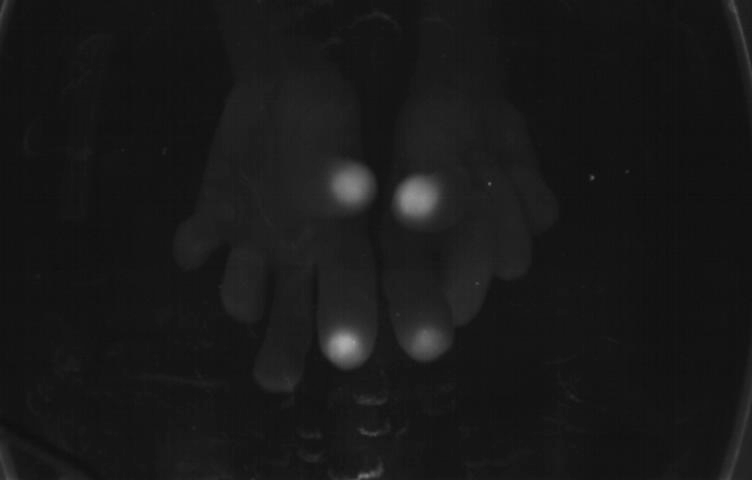
#> input picture TP4/fingers.png, 752 x 480 px
$ python script.py   (older library calls are emulated)
#> lines starting #> are read from the running program, lines starting #| are printed output that depends on the picture; after the words box and inside, x2 and y2 are one past the last pixel; in counts of white or black regions, pixels touching at a corner belong together
import cv2
import sys
import matplotlib.pyplot as plt
import matplotlib.colors as col
from cv2.cv import Scalar


def lire(nomImage):
    """Retourne l'image en niveaux de gris sur 8 bits nomImage."""
#> called with nomImage = 'fingers.png'
    image = cv2.imread(nomImage, cv2.CV_LOAD_IMAGE_GRAYSCALE)
#> image is the input picture: shape (480, 752); min 14, max 172, mean 24.2
    if image is None:
        sys.exit("Impossible de charger l'image " + nomImage)
    if image.dtype != 'uint8':
        sys.exit("Type incorrect" + image.dtype + " (uint8 attendu)")
    return image


def histo(image, roi=None):
    if roi:
        x1 = roi[0]
        y1 = roi[1]
        x2 = x1 + roi[2]
        y2 = y1 + roi[3]
        img = image[y1:y2, x1:x2]
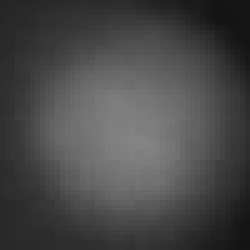
#> img: shape (50, 50) (shown 5 times larger); min 19, max 132, mean 72.1
    else:
        img = image
    return cv2.calcHist([img], [0], None, [256], [0, 256])


def seuiller(image, roi=None, threshold=0.0):
    if roi:
        x1 = roi[0]
        y1 = roi[1]
        x2 = x1 + roi[2]
        y2 = y1 + roi[3]
        img = image[y1:y2, x1:x2]
    else:
        img = image
    if threshold > 0:
        return cv2.threshold(img, threshold, 1, cv2.THRESH_BINARY)
    else:
        return cv2.threshold(img, threshold, 1, cv2.THRESH_OTSU)

def filtrer(image):
    return cv2.medianBlur(image, 5)


def filtrerSeuiller(image):
    return seuiller(cv2.medianBlur(image, 5))[1]

img = lire("fingers.png")
roi = [325, 160, 50, 50]
hist = histo(img, roi)
#> hist = 256 values, max 83 at index 42, min 0 at index 0, mean 9.77
imgFilt = filtrer(img)
imgFiltBin = filtrerSeuiller(img)
#> in filtrerSeuiller, `return seuiller(cv2.medianBlur(image, 5))[1]`:
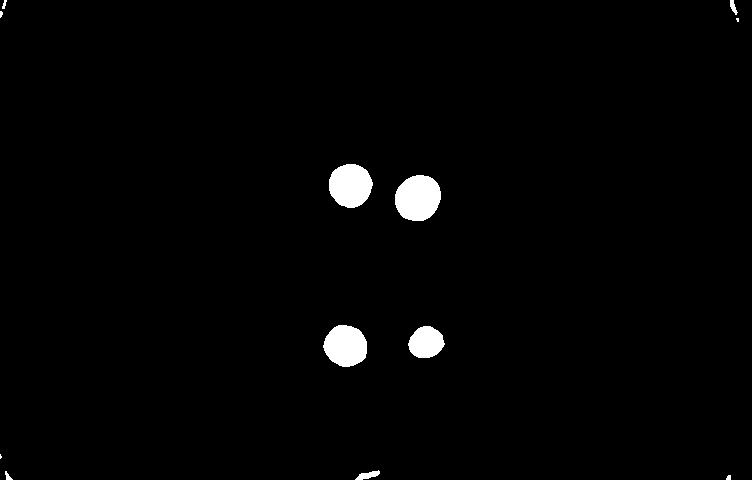
#> returned value: shape (480, 752); values 0 (black) and 1 (white), 1.6% white; 12 white regions (3 under 20 px), largest, box (x1, y1, x2, y2) and area: (395, 175, 441, 221) 1675, (329, 164, 373, 208) 1499, (323, 325, 367, 367) 1426
imgBin = seuiller(img)[1]
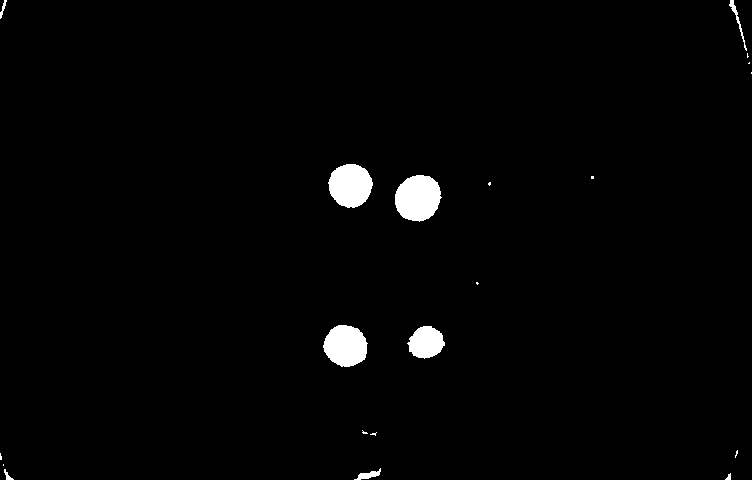
#> imgBin: shape (480, 752); values 0 (black) and 1 (white), 1.7% white; 20 white regions (11 under 20 px), largest, box (x1, y1, x2, y2) and area: (395, 175, 442, 222) 1684, (328, 164, 373, 208) 1502, (323, 325, 368, 367) 1431

plt.subplot(2, 3, 1)
#> (the run stopped early here; a loop or call above may not have finished)

$ run again, with TP4/gateaux1.png copied over TP4/fingers.png
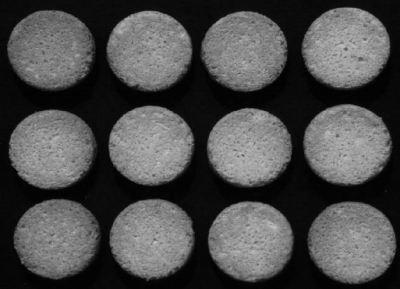
#> input picture TP4/gateaux1.png, 400 x 289 px
#> in lire, image is the input picture: shape (289, 400); min 0, max 201, mean 76.4
#> hist = 256 values, max 343 at index 4, min 0 at index 54, mean 9.77
#> in filtrerSeuiller, `return seuiller(cv2.medianBlur(image, 5))[1]`:
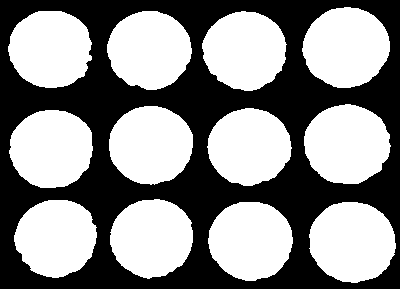
#> returned value: shape (289, 400); values 0 (black) and 1 (white), 54.1% white; 1 black region, box (x1, y1, x2, y2) and area: (0, 0, 400, 289) 53041
#> `imgBin = seuiller(img)[1]`:
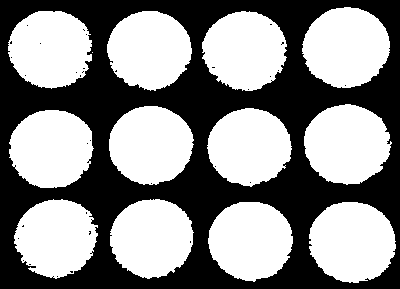
#> imgBin: shape (289, 400); values 0 (black) and 1 (white), 54.2% white; 34 black regions (33 under 20 px), largest, box (x1, y1, x2, y2) and area: (0, 0, 400, 289) 52934
